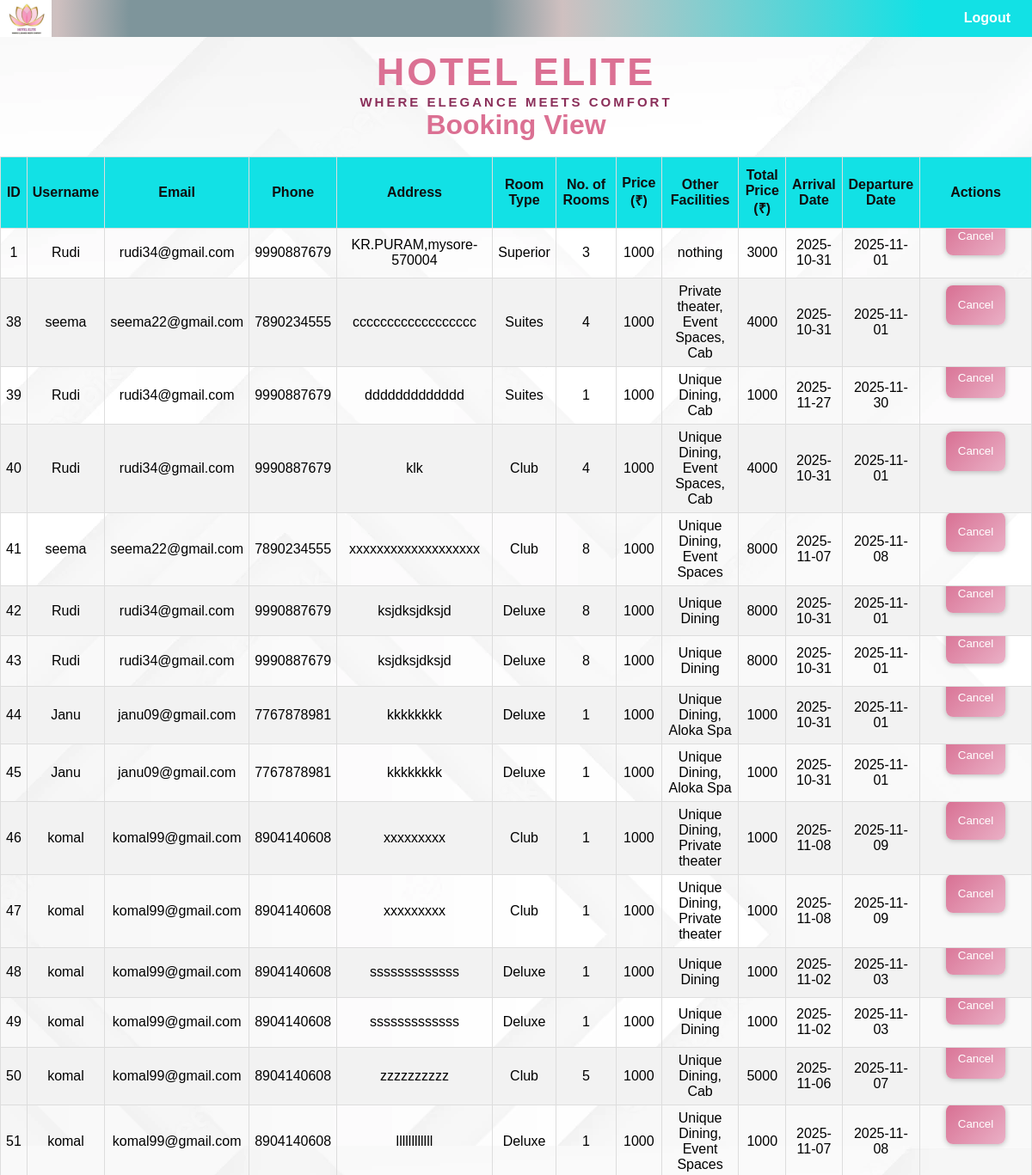
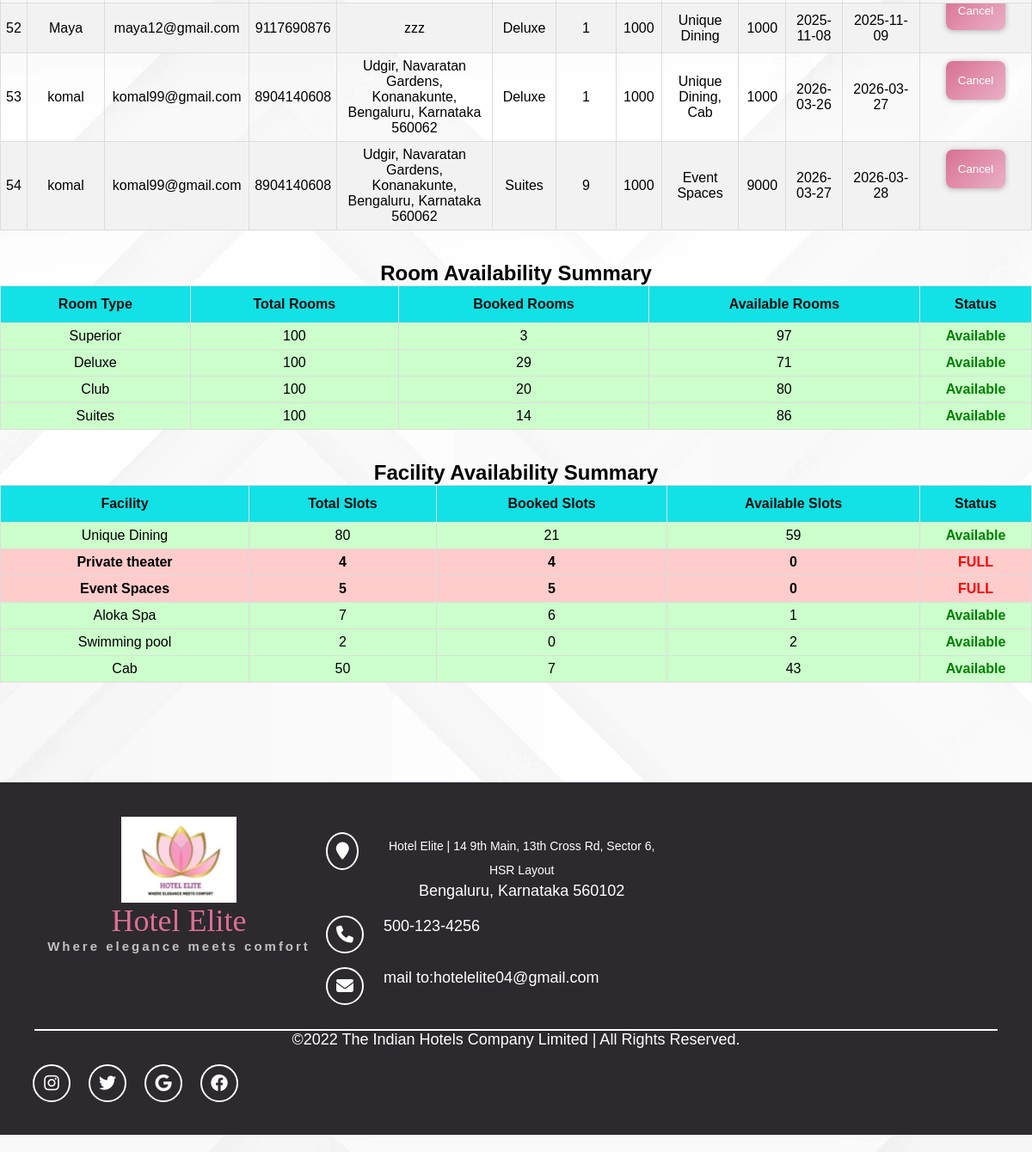
The page /admin/reservations (signed in) on the database its author committed (2 pictures, top to bottom).
### tables this page shows
CREATE TABLE "bdetails" (
	"id"	INTEGER,
	"name"	TEXT,
	"telphone"	NUMERIC,
	"address"	TEXT,
	"email"	TEXT,
	"room_type"	TEXT,
	"number_of_rooms"	int,
	"other_facilities"	TEXT,
	"arrival_date"	INTEGER,
	"departure_date"	INTEGER, status TEXT DEFAULT 'active',
	PRIMARY KEY("id")
);

CREATE TABLE "rdetails" (
	"name"	TEXT,
	"desc"	TEXT,
	"price"	INTEGER,
	"image"	BLOB, total_rooms INTEGER DEFAULT 100, available_rooms INTEGER DEFAULT 100,
	PRIMARY KEY("name")
);

CREATE TABLE "factdetails" (
	"name"	TEXT,
	"desc"	TEXT,
	"price"	INTEGER,
	"image"	BLOB, total_slots INTEGER DEFAULT 1, available_slots INTEGER DEFAULT 1,
	PRIMARY KEY("name")
);

### app.py (the view)
@app.get("/admin/reservations", response_class=HTMLResponse)
def admin_reservations(request: Request):
    if not is_admin_logged_in(request):
        return RedirectResponse("/admin/login", status_code=status.HTTP_302_FOUND)
    bookings = db.executeQuery("SELECT * FROM bdetails")
    rooms = db.executeQuery(
        """
        SELECT
            name,
            total_rooms,
            available_rooms,
            (total_rooms - available_rooms) AS booked_rooms
        FROM rdetails
    """
    )
    facilities = db.executeQuery(
        """
        SELECT
            name,
            total_slots,
            available_slots,
            (total_slots - available_slots) AS booked_slots
        FROM factdetails
    """
    )
    return templates.TemplateResponse(
        "/admin/reservations.html",
        {
            "request": request,
            "bdetails": bookings,
            "rooms": rooms,
            "facilities": facilities,
        },
    )

### templates/admin/reservations.html (shortened to what this page needs)
<html>
<head>
  <link rel="stylesheet" href="/static/css/style.css" />
  <link rel="stylesheet" href="https://cdnjs.cloudflare.com/ajax/libs/font-awesome/6.2.1/css/all.min.css" />
</head>
<body>
  <header>
    <div class="navbar">
      <img src="/static/image/logol.jpg" class="logo1">
      <div class="mobile">
        <div class="nav">
          <div class="bar"><a href="/logout">Logout</a></div>
        </div>
      </div>
    </div>
  </header>
  <h1 class="logo">Hotel Elite</h1>
  <h6 class="tagline1">Where elegance meets comfort</h6>
  <h1>Booking View</h1>
  <br />
  <div style="overflow-x:auto;">
    <table class="customers">
      <thead>
        <tr>
          <th>ID</th>
          <th>Username</th>
          <th>Email</th>
          <th>Phone</th>
          <th>Address</th>
          <th>Room Type</th>
          <th>No. of Rooms</th>
          <th>Price (₹)</th>
          <th>Other Facilities</th>
          <th>Total Price (₹)</th>
          <th>Arrival Date</th>
          <th>Departure Date</th>
          <th>Actions</th>
        </tr>
      </thead>
      <tbody>
        {% for reservation in bdetails %}
        <tr>
          <td>{{ reservation.id }}</td>
          <td>{{ reservation.name }}</td>
          <td>{{ reservation.email }}</td>
          <td>{{ reservation.telphone }}</td>
          <td>{{ reservation.address }}</td>
          <td>{{ reservation.room_type }}</td>
          <td>{{ reservation.number_of_rooms }}</td>
          <td>1000</td>
          <td>{{ reservation.other_facilities }}</td>
          <td>{{ reservation.number_of_rooms | int * 1000 | int }}</td>
          <td>{{ reservation.arrival_date }}</td>
          <td>{{ reservation.departure_date }}</td>
          <td style="text-align: center; vertical-align: middle; width: 120px;">
            <form action="/admin/reservations/{{ reservation.id }}/cancel" method="post" style="margin: 0; padding: 0;">
              <button type="submit"
                style="padding: 8px 14px; border: 0; border-radius: 8px; background: linear-gradient(135deg, rgba(216, 112, 147, 1), rgba(234, 176, 198, 1)); color: #fff; cursor: pointer; width: auto; display: block; margin: 0 auto;">Cancel</button>
            </form>
          </td>
        </tr>
        {% endfor %}
      </tbody>
    </table>
  </div>
  <br /><br />
  <h2>Room Availability Summary</h2>
  <table class="customers">
    <thead>
      <tr>
        <th>Room Type</th>
        <th>Total Rooms</th>
        <th>Booked Rooms</th>
        <th>Available Rooms</th>
        <th>Status</th>
      </tr>
    </thead>
    <tbody>
      {% for room in rooms %}
      <tr class="{% if room.available_rooms == 0 %}full-row{% else %}available-row{% endif %}">
        <td>{{ room.name }}</td>
        <td>{{ room.total_rooms }}</td>
        <td>{{ room.booked_rooms }}</td>
        <td>{{ room.available_rooms }}</td>
        <td>
          {% if room.available_rooms == 0 %}
          <span class="status-full">FULL</span>
          {% else %}
          <span class="status-available">Available</span>
          {% endif %}
        </td>
      </tr>
      {% endfor %}
    </tbody>
  </table>
  <br /><br />
  <h2>Facility Availability Summary</h2>
  <table class="customers">
    <thead>
      <tr>
        <th>Facility</th>
        <th>Total Slots</th>
        <th>Booked Slots</th>
        <th>Available Slots</th>
        <th>Status</th>
      </tr>
    </thead>
    <tbody>
      {% for f in facilities %}
      <tr class="{% if f.available_slots == 0 %}full-row{% else %}available-row{% endif %}">
        <td>{{ f.name }}</td>
        <td>{{ f.total_slots }}</td>
        <td>{{ f.booked_slots }}</td>
        <td>{{ f.available_slots }}</td>
        <td>
          {% if f.available_slots == 0 %}
          <span class="status-full">FULL</span>
          {% else %}
          <span class="status-available">Available</span>
          {% endif %}
        </td>
      </tr>
      {% endfor %}
    </tbody>
  </table>
  <br /><br />
  <footer class="footer-distributed">{% include 'footer.html' %}</footer>
</body>
</html>

### static/css/style.css (style rules this page uses)
* { margin: 0; padding: 0; font-family: Tahoma, Geneva, sans-serif; box-sizing: border-box; }
body { height: max-content; width: auto; scroll-behavior: smooth; overflow-x: hidden; overflow-y: scroll; }
.logo1 { width: 5%; cursor: pointer; }
.navbar { display: flex; align-items: center; justify-content: space-between; background-image: radial-gradient( circle at 30%, #7e959b 25%, #cfc0c0 35%, #12e1e5 85% ); margin-bottom: 15px; }
.navbar .nav { display: inline-flex; }
.navbar .nav .bar { display: inline-block; padding: 10px 25px; position: relative; }
.navbar .nav .bar a { text-decoration: none; color: white; text-transform: capitalize; font-weight: bold; float: left; }
.logo { color: palevioletred; font-size: 45px; letter-spacing: 3px; cursor: pointer; text-align: center; text-transform: uppercase; font: bold 55px; }
.tagline1 { color: #8b2f5a; font-size: 15px; letter-spacing: 3px; cursor: pointer; text-align: center; text-transform: uppercase; }
footer { position: relative; bottom: 0; left: 0; right: 0; }
.footer-distributed { background-color: #2c292f; width: 100%; text-align: left; font: bold 16px sans-serif; padding: 40px 40px 40px 40px; margin-top: 80px; display: block; color: white; font-size: 18px; font-weight: bold; margin-bottom: 20px; }
:root { --width: 100%; --height: 100%; --border-width: 200px; --border-height: 200px; }
img { width: var(--width); height: var(--height); }
body { background: #eee; }
button { position: relative; bottom: 20px; background: linear-gradient( 135deg, rgba(216, 112, 147, 1), rgba(234, 176, 198, 1) ); color: #fff; line-height: 2.2; padding: 0 20px; border-radius: 50px; text-decoration: none; box-shadow: 0 1px 6px 0 #0004; transition: all 0.3s; }
label, input, button { display: block; width: 100%; border: none; outline: none; }
button { display: block; width: 40%; border: none; outline: none; text-align: center; margin: 0 auto; padding: 5px; }
div, span, a, h1, h2, h3, h4, header, p { text-align: center; }
h1, h5 { color: palevioletred; }

### templates/admin/reservations.html (style rules this page uses)
body { background-image: url(/static/image/bg1.webp) !important; }
.customers { border-collapse: collapse; width: 100%; }
.customers td, .customers th { border: 1px solid #ddd; padding: 6px; text-align: center; }
.customers tr:nth-child(even) { background-color: #f2f2f2; }
.customers th { padding-top: 12px; padding-bottom: 12px; background-color: #12e1e5; color: rgb(15, 14, 14); text-align: center; }
.full-row { background-color: #ffcccc !important; font-weight: bold; }
.available-row { background-color: #ccffcc !important; }
.status-full { color: red; font-weight: bold; }
.status-available { color: green; font-weight: bold; }
.customers td:last-child { width: 130px !important; max-width: 130px !important; overflow: hidden !important; }
.customers td:last-child form { width: 100%; margin: 0 !important; padding: 0 !important; }
.customers td:last-child button { width: fit-content !important; max-width: 100% !important; padding: 8px 14px !important; border: 0 !important; border-radius: 8px !important; background: linear-gradient(135deg, rgba(216, 112, 147, 1), rgba(234, 176, 198, 1)) !important; color: #fff !important; cursor: pointer !important; display: block !important; margin: 0 auto !important; transition: background 0.3s ease !important; }
.customers th:last-child, .customers td:last-child { width: 120px; max-width: 120px; padding: 6px; text-align: center; vertical-align: middle; }
td form { margin: 0; padding: 0; display: flex; justify-content: center; align-items: center; }

### rows shown on the page
bdetails: id "1", name "Rudi", email "rudi34@gmail.com", telphone "9990887679", address "KR.PURAM,mysore-570004", room_type "Superior", number_of_rooms "3", other_facilities "nothing", reservation.number_of_rooms|int*1000|int "3000", arrival_date "2025-10-31", departure_date "2025-11-01"
bdetails: id "38", name "seema", email "seema22@gmail.com", telphone "7890234555", address "cccccccccccccccccc", room_type "Suites", number_of_rooms "4", other_facilities "Private theater, Event Spaces, Cab", reservation.number_of_rooms|int*1000|int "4000", arrival_date "2025-10-31", departure_date "2025-11-01"
bdetails: id "39", name "Rudi", email "rudi34@gmail.com", telphone "9990887679", address "ddddddddddddd", room_type "Suites", number_of_rooms "1", other_facilities "Unique Dining, Cab", reservation.number_of_rooms|int*1000|int "1000", arrival_date "2025-11-27", departure_date "2025-11-30"
bdetails: id "40", name "Rudi", email "rudi34@gmail.com", telphone "9990887679", address "klk", room_type "Club", number_of_rooms "4", other_facilities "Unique Dining, Event Spaces, Cab", reservation.number_of_rooms|int*1000|int "4000", arrival_date "2025-10-31", departure_date "2025-11-01"
bdetails: id "41", name "seema", email "seema22@gmail.com", telphone "7890234555", address "xxxxxxxxxxxxxxxxxxx", room_type "Club", number_of_rooms "8", other_facilities "Unique Dining, Event Spaces", reservation.number_of_rooms|int*1000|int "8000", arrival_date "2025-11-07", departure_date "2025-11-08"
bdetails: id "42", name "Rudi", email "rudi34@gmail.com", telphone "9990887679", address "ksjdksjdksjd", room_type "Deluxe", number_of_rooms "8", other_facilities "Unique Dining", reservation.number_of_rooms|int*1000|int "8000", arrival_date "2025-10-31", departure_date "2025-11-01"
bdetails: id "43", name "Rudi", email "rudi34@gmail.com", telphone "9990887679", address "ksjdksjdksjd", room_type "Deluxe", number_of_rooms "8", other_facilities "Unique Dining", reservation.number_of_rooms|int*1000|int "8000", arrival_date "2025-10-31", departure_date "2025-11-01"
bdetails: id "44", name "Janu", email "janu09@gmail.com", telphone "7767878981", address "kkkkkkkk", room_type "Deluxe", number_of_rooms "1", other_facilities "Unique Dining, Aloka Spa", reservation.number_of_rooms|int*1000|int "1000", arrival_date "2025-10-31", departure_date "2025-11-01"
bdetails: id "45", name "Janu", email "janu09@gmail.com", telphone "7767878981", address "kkkkkkkk", room_type "Deluxe", number_of_rooms "1", other_facilities "Unique Dining, Aloka Spa", reservation.number_of_rooms|int*1000|int "1000", arrival_date "2025-10-31", departure_date "2025-11-01"
bdetails: id "46", name "komal", email "komal99@gmail.com", telphone "8904140608", address "xxxxxxxxx", room_type "Club", number_of_rooms "1", other_facilities "Unique Dining, Private theater", reservation.number_of_rooms|int*1000|int "1000", arrival_date "2025-11-08", departure_date "2025-11-09"
bdetails: id "47", name "komal", email "komal99@gmail.com", telphone "8904140608", address "xxxxxxxxx", room_type "Club", number_of_rooms "1", other_facilities "Unique Dining, Private theater", reservation.number_of_rooms|int*1000|int "1000", arrival_date "2025-11-08", departure_date "2025-11-09"
bdetails: id "48", name "komal", email "komal99@gmail.com", telphone "8904140608", address "sssssssssssss", room_type "Deluxe", number_of_rooms "1", other_facilities "Unique Dining", reservation.number_of_rooms|int*1000|int "1000", arrival_date "2025-11-02", departure_date "2025-11-03"
bdetails: id "49", name "komal", email "komal99@gmail.com", telphone "8904140608", address "sssssssssssss", room_type "Deluxe", number_of_rooms "1", other_facilities "Unique Dining", reservation.number_of_rooms|int*1000|int "1000", arrival_date "2025-11-02", departure_date "2025-11-03"
bdetails: id "50", name "komal", email "komal99@gmail.com", telphone "8904140608", address "zzzzzzzzzz", room_type "Club", number_of_rooms "5", other_facilities "Unique Dining, Cab", reservation.number_of_rooms|int*1000|int "5000", arrival_date "2025-11-06", departure_date "2025-11-07"
bdetails: id "51", name "komal", email "komal99@gmail.com", telphone "8904140608", address "llllllllllll", room_type "Deluxe", number_of_rooms "1", other_facilities "Unique Dining, Event Spaces", reservation.number_of_rooms|int*1000|int "1000", arrival_date "2025-11-07", departure_date "2025-11-08"
bdetails: id "52", name "Maya", email "maya12@gmail.com", telphone "9117690876", address "zzz", room_type "Deluxe", number_of_rooms "1", other_facilities "Unique Dining", reservation.number_of_rooms|int*1000|int "1000", arrival_date "2025-11-08", departure_date "2025-11-09"
bdetails: id "53", name "komal", email "komal99@gmail.com", telphone "8904140608", address "Udgir, Navaratan Gardens, Konanakunte, Bengaluru, Karnataka 560062", room_type "Deluxe", number_of_rooms "1", other_facilities "Unique Dining, Cab", reservation.number_of_rooms|int*1000|int "1000", arrival_date "2026-03-26", departure_date "2026-03-27"
bdetails: id "54", name "komal", email "komal99@gmail.com", telphone "8904140608", address "Udgir, Navaratan Gardens, Konanakunte, Bengaluru, Karnataka 560062", room_type "Suites", number_of_rooms "9", other_facilities "Event Spaces", reservation.number_of_rooms|int*1000|int "9000", arrival_date "2026-03-27", departure_date "2026-03-28"
rdetails: name "Superior", total_rooms "100", booked_rooms "3", available_rooms "97", shows "Available"
rdetails: name "Deluxe", total_rooms "100", booked_rooms "29", available_rooms "71", shows "Available"
rdetails: name "Club", total_rooms "100", booked_rooms "20", available_rooms "80", shows "Available"
rdetails: name "Suites", total_rooms "100", booked_rooms "14", available_rooms "86", shows "Available"
factdetails: name "Unique Dining", total_slots "80", booked_slots "21", available_slots "59", shows "Available"
factdetails: name "Private theater", total_slots "4", booked_slots "4", available_slots "0", shows "FULL"
factdetails: name "Event Spaces", total_slots "5", booked_slots "5", available_slots "0", shows "FULL"
factdetails: name "Aloka Spa", total_slots "7", booked_slots "6", available_slots "1", shows "Available"
factdetails: name "Swimming pool", total_slots "2", booked_slots "0", available_slots "2", shows "Available"
factdetails: name "Cab", total_slots "50", booked_slots "7", available_slots "43", shows "Available"
